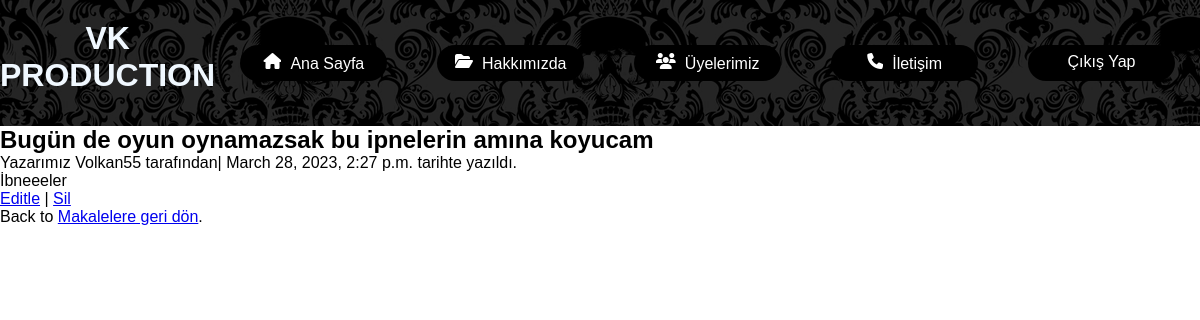
The page /articles/6/ (signed in) on the database its author committed.
### articles/models.py (models this page shows, shortened)
class Article(models.Model):
    title = models.CharField(max_length=255)
    body = models.TextField()
    date = models.DateTimeField(auto_now_add=True)
    author = models.ForeignKey(
    get_user_model(),
    on_delete=models.CASCADE,
    )

### articles/views.py (the view)
# urls.py: path('<int:pk>/',ArticleDetailView.as_view(), name='article_detail'),
class ArticleDetailView(LoginRequiredMixin,DetailView):
    model = Article
    template_name = 'articles/article_detail.html'

### blog/templates/articles/article_detail.html
{% extends 'base.html' %}
{% block content %}
<div class="article-entry">
<h2>{{ object.title }}</h2>
<p>Yazarımız {{ object.author }} tarafından| {{ object.date }} tarihte yazıldı.</p>
<p>{{ object.body }}</p>
</div>
<p><a href="{% url 'article_edit' article.pk %}">Editle</a> |
<a href="{% url 'article_delete' article.pk %}">Sil</a></p>
<p>Back to <a href="{% url 'article_list' %}">Makalelere geri dön</a>.</p>
{% endblock content %}

### static/css/base.css (style rules this page uses)
* { padding: 0%; margin: 0%; box-sizing: border-box; overflow-x: hidden; }
body { font-family: sans-serif; }

### rows shown on the page
Article: title "Bugün de oyun oynamazsak bu ipnelerin amına koyucam", author "Volkan55", date "March 28, 2023, 2:27 p.m.", body "İbneeeler"
